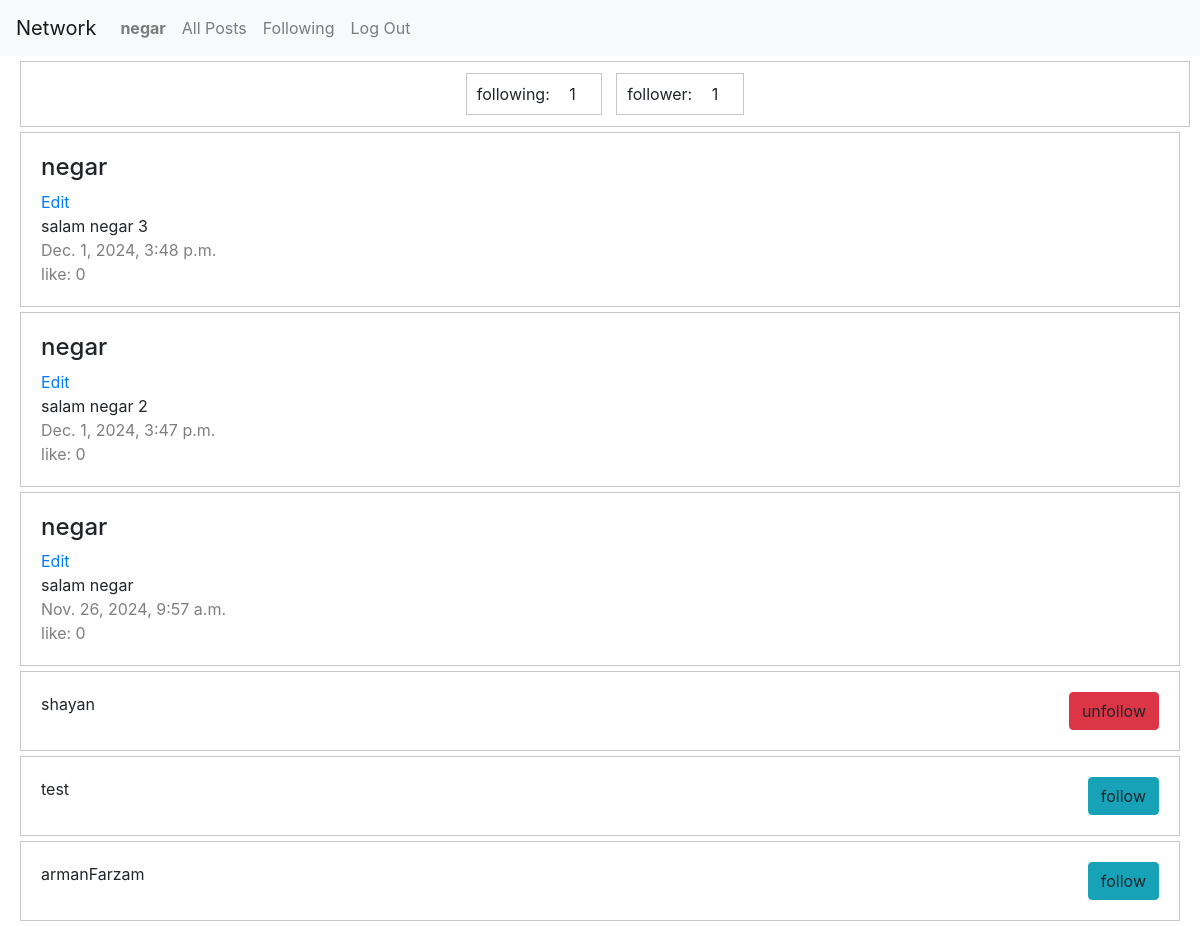
The page /profile/ (signed in) on the database its author committed.
### network/models.py (models this page shows, shortened)
class User(AbstractUser):
    pass
    def __str__(self):
        return self.username

class Posts(models.Model):
    user = models.ForeignKey(User, on_delete=models.CASCADE, verbose_name='user')
    content = models.TextField(verbose_name='post')
    date_posted = models.DateTimeField(auto_now_add=True, editable=False)
    like = models.IntegerField(default=0, verbose_name='like')

### network/views.py (the view)
# urls.py: path("profile/", views.ProfileView.as_view(), name="profile"),
@method_decorator(login_required, name='dispatch')
class ProfileView(TemplateView):
    template_name = 'network/profile.html'
    def get_context_data(self, **kwargs):
        context = super().get_context_data()
        user_id = self.request.user.id
        context['following_count'] = Follow.objects.filter(user=user_id).count()
        context['follower_count'] = Follow.objects.filter(user_follower=user_id).count()
        context['posts'] = Posts.objects.filter(user=user_id).order_by('-id')
        context['users'] = User.objects.filter(~Q(id=user_id))
        follow = Follow.objects.filter(user_id=user_id)
        f = []
        for i in follow:
            f.append(i.user_follower_id)
        context['fs'] = f
        return context

### network/templates/network/profile.html (shortened to what this page needs)
{% extends "network/layout.html" %}
{% block body %}
    <div class="col-md-12 ">
        <div class="post col-md-12">
            <span >following: <span id="following">{{ following_count }}</span></span>
            <span>follower: <span id="follower">{{ follower_count }}</span></span>
        </div>
    </div>
    <div class="col-md-12 ">
            {% for post in posts %}
                <div class="new-post">
                    {% if post.user.username %}
                        <h4>{{ post.user }}</h4>
                        {% else %}
                        <h4>{{ post.user.email }}</h4>
                    {% endif %}
                    {% if post.user == user %}
                        <div><a href="{% url 'edit-post' pk=post.id %}">Edit</a></div>
                    {% endif %}
                    <div>{{ post.content }}</div>
                    <div id="post-date">{{ post.date_posted }}</div>
                    <div id="post-date">like: {{ post.like }}</div>
            	</div>
            {% endfor %}
    </div>
    <div class="col-md-12 ">
            {% for user in users %}
                <div class="follower">
                    <form>
                        <span>{{ user.username }}</span>
                        	{% if user.id in fs %}
                        		<a id="but_{{ user.id }}" class="btn btn-danger follow" onclick="foll({{ user.id }})">unfollow</a>
                                {% else %}
                                <a id="but_{{ user.id }}" class="btn btn-info follow" onclick="foll({{ user.id }})">follow</a>
                        	{% endif %}
                    </form>
                </div>
            {% endfor %}
    </div>
{% endblock %}

### network/templates/network/layout.html (shortened to what this page needs)
{% load static %}
<!DOCTYPE html>
<html lang="en">
    <head>
        <link rel="stylesheet" href="https://stackpath.bootstrapcdn.com/bootstrap/4.4.1/css/bootstrap.min.css">
        <link href="{% static 'network/styles.css' %}" rel="stylesheet">
        <link rel="stylesheet" href="https://cdnjs.cloudflare.com/ajax/libs/font-awesome/4.7.0/css/font-awesome.min.css">
    </head>
    <body>
        <nav class="navbar navbar-expand-lg navbar-light bg-light">
            <a class="navbar-brand" href="#">Network</a>
            <div>
              <ul class="navbar-nav mr-auto">
                {% if user.is_authenticated %}
                    <li class="nav-item">
                        <a class="nav-link" href="{% url 'profile'  %}"><strong>{{ user.username }}</strong></a>
                    </li>
                {% endif %}
                <li class="nav-item">
                  <a class="nav-link" href="{% url 'index' %}">All Posts</a>
                </li>
                {% if user.is_authenticated %}
                    <li class="nav-item">
                        <a class="nav-link" href="{% url 'following'  %}">Following</a>
                    </li>
                    <li class="nav-item">
                        <a class="nav-link" href="{% url 'logout' %}">Log Out</a>
                    </li>
                {% endif %}
              </ul>
            </div>
          </nav>
        <div class="body">
            {% block body %}
            {% endblock %}
        </div>
    </body>
</html>

### network/static/network/styles.css (style rules this page uses)
.new-post { margin: 5px; padding: 20px; border: solid 1px #c7c7c7; }
.post { text-align: center; margin: 5px; padding: 20px; border: solid 1px #c7c7c7; }
.post span { margin: 5px; padding: 10px; border: solid 1px #c7c7c7; }
.follower form { display: flex; justify-content: space-between; margin: 5px; padding: 20px; border: solid 1px #c7c7c7; }
#post-date { color: #807f7f; }
.post span #following { border: hidden 1px; }
.post span #follower { border: hidden 1px; }

### rows shown on the page
User: username "negar"
Posts: user "negar", shows "Edit", content "salam negar 3", date_posted "Dec. 1, 2024, 3:48 p.m.", like "0"
Posts: user "negar", shows "Edit", content "salam negar 2", date_posted "Dec. 1, 2024, 3:47 p.m.", like "0"
Posts: user "negar", shows "Edit", content "salam negar", date_posted "Nov. 26, 2024, 9:57 a.m.", like "0"
User: username "shayan"
User: username "test"
User: username "armanFarzam"

### other values the page prints
{{ following_count }} "1"
{{ follower_count }} "1"
